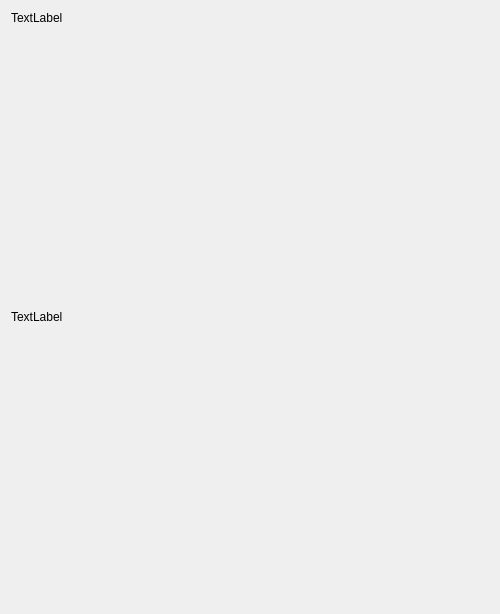
<?xml version="1.0" encoding="UTF-8"?>
<ui version="4.0">
 <class>Form</class>
 <widget class="QWidget" name="Form">
  <property name="windowModality">
   <enum>Qt::WindowModal</enum>
  </property>
  <property name="geometry">
   <rect>
    <x>0</x>
    <y>0</y>
    <width>500</width>
    <height>614</height>
   </rect>
  </property>
  <property name="windowTitle">
   <string>Form</string>
  </property>
  <layout class="QVBoxLayout" name="verticalLayout" stretch="0,100">
   <item>
    <widget class="QLabel" name="label">
     <property name="text">
      <string>TextLabel</string>
     </property>
    </widget>
   </item>
   <item>
    <widget class="QLabel" name="label2">
     <property name="text">
      <string>TextLabel</string>
     </property>
    </widget>
   </item>
  </layout>
 </widget>
 <resources/>
 <connections/>
</ui>
